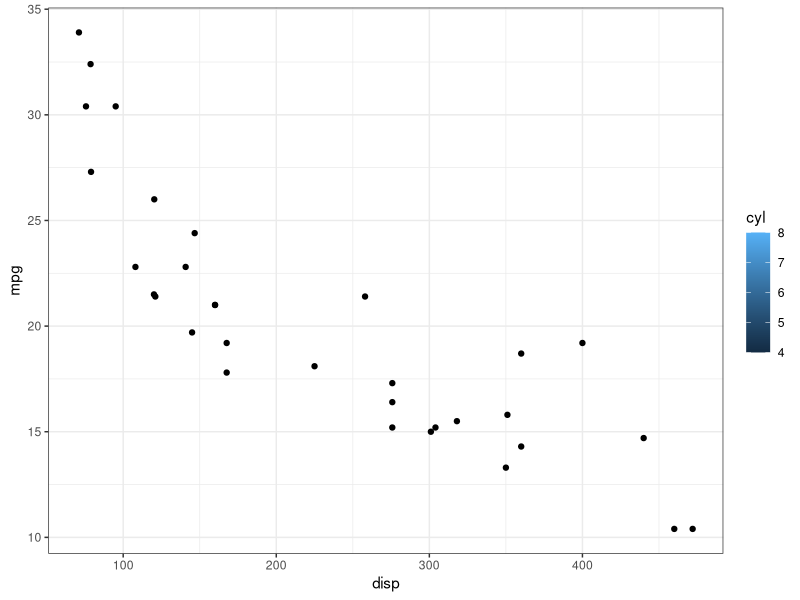

Generate this figure with R: (Note: this script raises an error after producing the figure.)
# Start

x <- rnorm(
    mean = 2,
    sd = 2,
    n = 10
    )

y  <- runif(
    n = 100,
    min = 10,
    max = 30
)

library(tidyverse)

p <-  # nolint
mtcars %>%
    ggplot(., aes(x = disp, y = mpg)) +
    geom_point(aes(fill = cyl)) +
    theme_bw() +
    theme()
p

mtcars %>%
    filter(cyl >= 4) %>%
    select(cyl, mpg, disp) %>%
    mutate(cyl = as.factor(cyl)) %>%
    group_by(cyl) %>%
    mutate_all(.funs = list(min, max, sd)) %>%
    pivot_longer(!cyl) %>%
    .[1:5, ]
    knitr::kable()